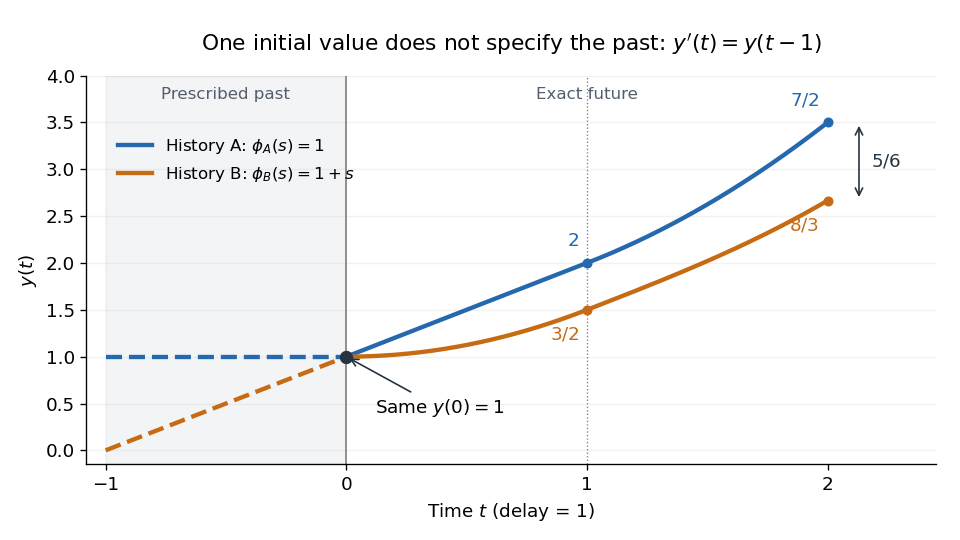

Here is the Python script that generated this plot:
"""Compare exact futures from two histories; Python 3.14, NumPy 2.3, Matplotlib 3.10.

Run from _media; writes delay-equation-history-comparison.png in the CWD.
"""

from pathlib import Path

import matplotlib.pyplot as plt
import numpy as np


def future_a(t):
    return 1 + t + np.maximum(t - 1, 0) ** 2 / 2


def future_b(t):
    t = np.asarray(t)
    u = t - 1
    return np.where(t <= 1, 1 + t ** 2 / 2, 1.5 + u + u ** 3 / 6)


def main():
    probes = np.array([0.2, 0.7, 1.2, 1.7])
    delayed_b = np.where(probes < 1, probes, future_b(probes - 1))
    derivative_b = np.where(probes < 1, probes, 1 + (probes - 1) ** 2 / 2)
    assert np.allclose(delayed_b, derivative_b, rtol=0, atol=1e-14)
    assert np.allclose(future_a(np.array([0, 1, 2])), [1, 2, 7 / 2])
    assert np.allclose(future_b([0, 1, 2]), [1, 3 / 2, 8 / 3])

    plt.rcParams.update({"font.size": 11, "axes.spines.top": False, "axes.spines.right": False})
    fig, ax = plt.subplots(figsize=(8, 4.5), dpi=120, facecolor="white")
    blue, orange = "#2468ad", "#c66b13"
    past, future = np.linspace(-1, 0, 161), np.linspace(0, 2, 321)
    ax.axvspan(-1, 0, color="#64748b", alpha=0.075)
    ax.plot(past, np.ones_like(past), "--", color=blue, lw=2.6)
    ax.plot(past, 1 + past, "--", color=orange, lw=2.6)
    ax.plot(future, future_a(future), color=blue, lw=2.6, label=r"History A: $\phi_A(s)=1$")
    ax.plot(future, future_b(future), color=orange, lw=2.6, label=r"History B: $\phi_B(s)=1+s$")
    ax.axvline(0, color="#808080", lw=1)
    ax.axvline(1, color="#808080", lw=0.8, ls=":")
    ax.plot(0, 1, "o", ms=7, color="#263442", zorder=5)
    ax.annotate("Same $y(0)=1$", (0, 1), xytext=(0.12, 0.4), fontsize=11,
                arrowprops={"arrowstyle": "->", "color": "#263442"})
    for t, ya, yb, la, lb in [(1, 2, 1.5, "$2$", "$3/2$"), (2, 3.5, 8 / 3, "$7/2$", "$8/3$")]:
        for value, label, color, offset in [(ya, la, blue, 10), (yb, lb, orange, -18)]:
            ax.plot(t, value, "o", color=color, ms=5)
            ax.annotate(label, (t, value), xytext=(-5, offset), textcoords="offset points", ha="right", color=color)
    ax.annotate("", (2.13, 3.5), xytext=(2.13, 8 / 3), arrowprops={"arrowstyle": "<->", "color": "#263442"})
    ax.text(2.18, 37 / 12, "$5/6$", va="center", color="#263442")
    ax.text(-0.5, 3.75, "Prescribed past", ha="center", fontsize=10, color="#525e6b")
    ax.text(1, 3.75, "Exact future", ha="center", fontsize=10, color="#525e6b")
    ax.set(xlim=(-1.08, 2.45), ylim=(-0.15, 4), xticks=[-1, 0, 1, 2],
           xlabel="Time $t$ (delay = 1)", ylabel="$y(t)$")
    ax.grid(axis="y", alpha=0.16)
    ax.legend(loc="upper left", bbox_to_anchor=(0.02, 0.88), frameon=False, fontsize=10)
    ax.set_title("One initial value does not specify the past: $y'(t)=y(t-1)$", pad=15, fontsize=13)
    fig.subplots_adjust(left=0.09, right=0.975, bottom=0.14, top=0.86)
    fig.savefig(Path(__file__).stem + ".png", facecolor="white")
    plt.close(fig)


if __name__ == "__main__":
    main()
